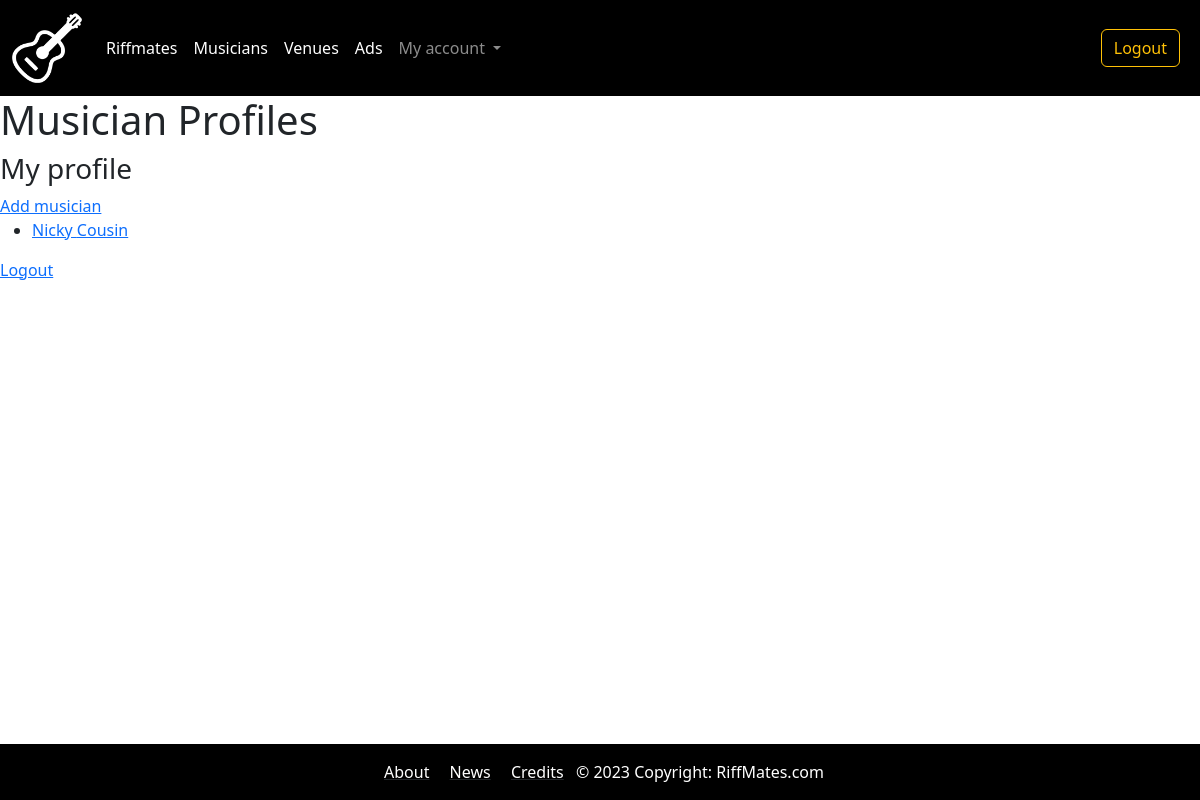
Page /bands/my_musicians/ (signed in) on the earlier database version.
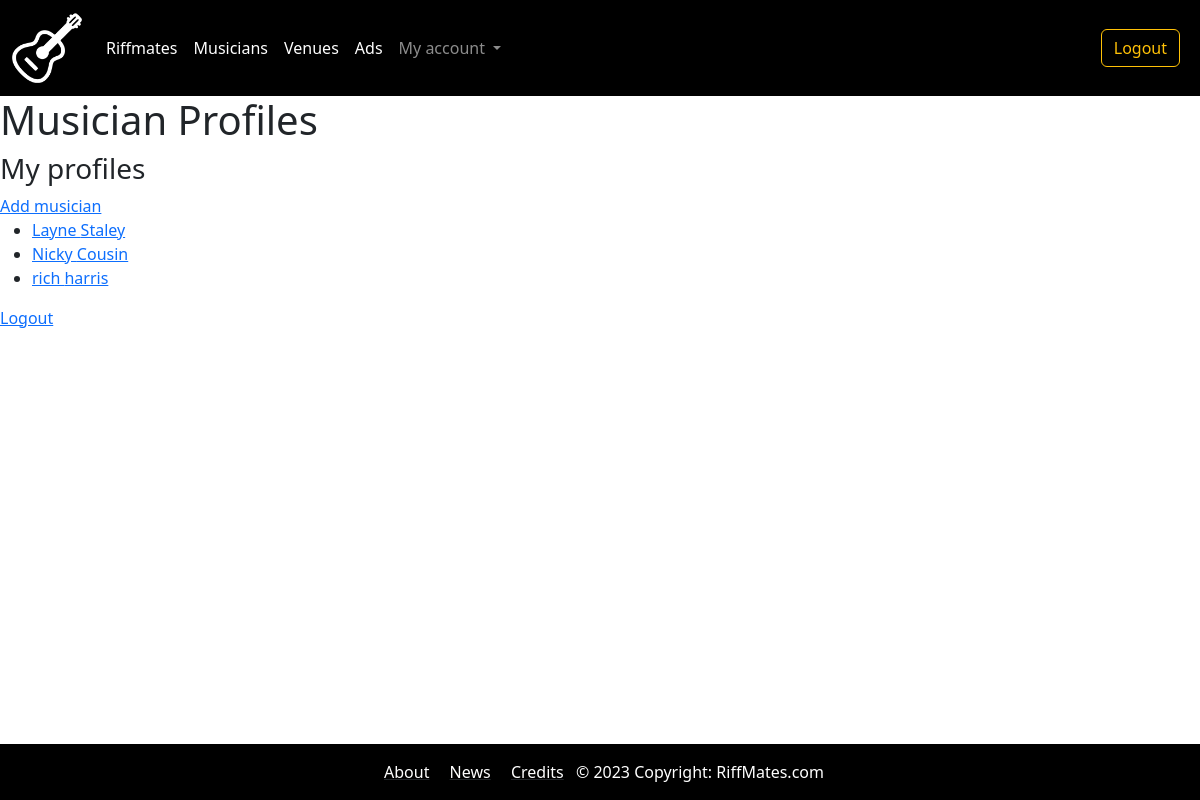
Same page on the later database version.
### bands/models.py (models this page shows, shortened)
class Musician(models.Model):
    first_name = models.CharField(max_length=30)
    last_name = models.CharField(max_length=30)
    birth_date = models.DateField(null=True, blank=True)
    picture = models.ImageField(blank=True, null=True)

### bands/views.py (the view)
# urls.py: path('my_musicians/', views.musicians_restricted, name='musician_profiles_restricted'),
@login_required
def musicians_restricted(request):
    user_profile = request.user.userprofile
    musicians_profiles = Musician.objects.filter(userprofile=user_profile)
    data = {
        'content': '<h1>Musician Profiles</h1>',
        'profiles': musicians_profiles
    }
    return render(request, "general.html", data)

### templates/general.html (shortened to what this page needs)
{% extends "base.html" %}
{% block content %}
{% if request.user.is_authenticated %}
  {{ content|safe }}
  {% if profiles %}
    <h3>My profile{{ profiles|pluralize }}</h3>
    <a href="{% url 'new_musician' %}">Add musician</a>
    <ul>
      {% for profile in profiles %}
        <li><a href="{% url 'edit_musician' profile.id %}">{{ profile.first_name }} {{ profile.last_name }}</a></li>
      {% endfor %}
    </ul>
  {% endif %}
<p><a href="/accounts/logout/">Logout</a> </p>
{% else %}
  <h1>You need to log in first</h1>
  <p> <a href="/accounts/login/">Log in</a> </p>
{% endif %}
{% endblock content %}

Differences in the rows shown:
now on this page (row unchanged): Musician: first_name "Layne", last_name "Staley"
added Musician: first_name "rich", last_name "harris"
